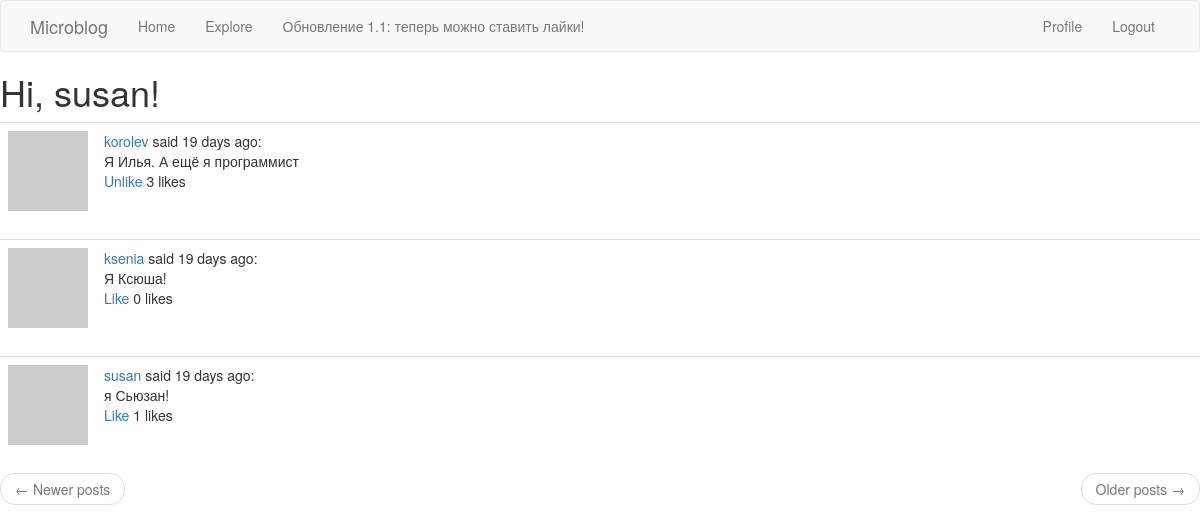
Page /explore (signed in) on the committed database.
### app/models.py (models this page shows, shortened)
class User(UserMixin, db.Model):
    id = db.Column(db.Integer, primary_key=True)
    username = db.Column(db.String(64), index=True, unique=True)
    email = db.Column(db.String(120), index=True, unique=True)
    password_hash = db.Column(db.String(128))
    posts = db.relationship('Post', backref='author', lazy='dynamic')
    about_me = db.Column(db.String(140))
    last_seen = db.Column(db.DateTime, default=datetime.utcnow)
    followed = db.relationship(
        'User', secondary=followers,
        primaryjoin=(followers.c.follower_id == id),
        secondaryjoin=(followers.c.followed_id == id),
        backref=db.backref('followers', lazy='dynamic'), lazy='dynamic')
    liked = db.relationship(
        'PostLike',
        foreign_keys='PostLike.user_id',
        backref='user', lazy='dynamic')
    def avatar(self, size):
        digest = md5(self.email.lower().encode('utf-8')).hexdigest()
        return 'https://www.gravatar.com/avatar/{}?d=identicon&s={}'.format(
            digest, size)
    def has_liked_post(self, post):
        return PostLike.query.filter(
            PostLike.user_id == self.id,
            PostLike.post_id == post.id).count() > 0

class Post(db.Model):
    id = db.Column(db.Integer, primary_key=True)
    body = db.Column(db.String(140))
    timestamp = db.Column(db.DateTime, index=True, default=datetime.utcnow)
    user_id = db.Column(db.Integer, db.ForeignKey('user.id'))
    likes = db.relationship('PostLike', backref='post', lazy='dynamic')

### app/routes.py (the view)
@app.route('/explore')
@login_required
def explore():
    page = request.args.get('page', 1, type=int)
    posts = Post.query.order_by(Post.timestamp.desc()).paginate(
        page, app.config['POSTS_PER_PAGE'], False)
    next_url = url_for('index', page=posts.next_num) \
        if posts.has_next else None
    prev_url = url_for('index', page=posts.prev_num) \
        if posts.has_prev else None
    return render_template('index.html', title='Explore', posts=posts.items,
                            next_url=next_url, prev_url=prev_url)

### app/models.py (called while the page is built)
@login.user_loader
def load_user(id):
    return User.query.get(int(id))

### app/routes.py (called while the page is built)
@app.before_request
def before_request():
    if current_user.is_authenticated:
        current_user.last_seen = datetime.utcnow()
        db.session.commit()

### app/templates/index.html (shortened to what this page needs)
{% extends "base.html" %}
{% block content %}
    <h1>Hi, {{ current_user.username }}!</h1>
    {% for post in posts %}
        {% include '_post.html' %}
    {% endfor %}
    <nav aria-label="...">
        <ul class="pager">
            <li class="previous{% if not prev_url %} disabled{% endif %}">
                <a href="{{ prev_url or '#' }}">
                    <span aria-hidden="true">&larr;</span> Newer posts
                </a>
            </li>
            <li class="next{% if not next_url %} disabled{% endif %}">
                <a href="{{ next_url or '#' }}">
                    Older posts <span aria-hidden="true">&rarr;</span>
                </a>
            </li>
        </ul>
    </nav>
{% endblock %}

### app/templates/_post.html
<table class="table table-hover">
    <tr>
        <td width="70px">
            <a href="{{ url_for('user', username=post.author.username) }}">
                <img src="{{ post.author.avatar(70) }}" />
            </a>
        </td>
        <td>
            <a href="{{ url_for('user', username=post.author.username) }}">
                {{ post.author.username }}
            </a>
            said {{ moment(post.timestamp).fromNow() }}:
            <br>
            {{ post.body }}
            <br>
            {% if current_user.has_liked_post(post) %}
                <a href="{{ url_for('like_action', post_id=post.id, action='unlike') }}">Unlike</a>
            {% else %}
                <a href="{{ url_for('like_action', post_id=post.id, action='like') }}">Like</a>
            {% endif %}
            {{ post.likes.count() }} likes
        </td>
    </tr>
</table>

### rows in the picture
User: username "susan"
Post: author.username "korolev", timestamp "19 days ago", body "Я Илья. А ещё я программист", likes.count "3"
Post: author.username "ksenia", timestamp "19 days ago", body "Я Ксюша!", likes.count "0"
Post: author.username "susan", timestamp "19 days ago", body "я Сьюзан!", likes.count "1"
